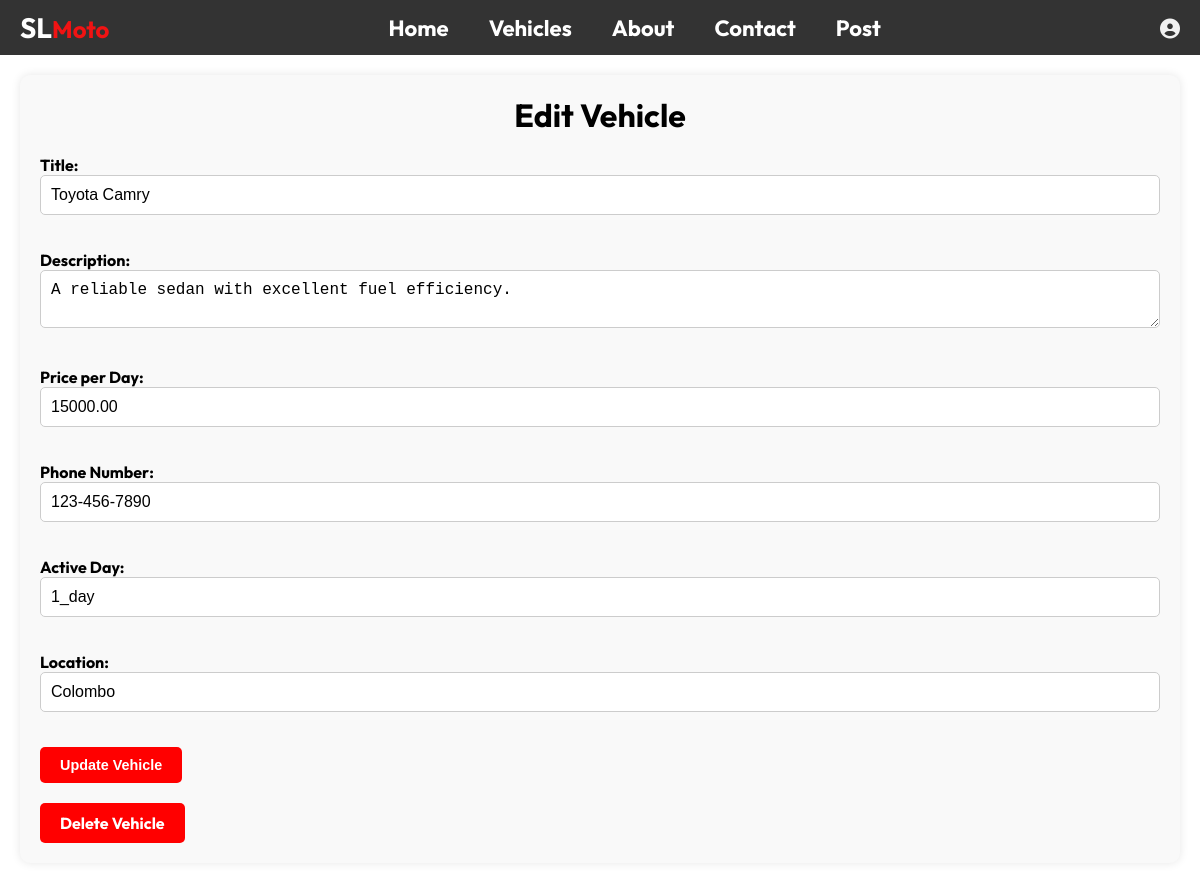
Screenshot of /edit_vehicle.php?id=1 (signed in) with the database file from the repository.
### tables this page shows
CREATE TABLE `vehicles` (
  `Id` int(11) NOT NULL,
  `Title` text NOT NULL,
  `Description` text NOT NULL,
  `Price` decimal(18,2) NOT NULL,
  `Image` text NOT NULL,
  `Phone_Number` text NOT NULL,
  `Time_Duration` text NOT NULL,
  `User_Name` text NOT NULL,
  `User_Email` text NOT NULL,
  `Location` text NOT NULL,
  `Status` text NOT NULL
);

### edit_vehicle.php (the view, shortened to what this page needs)
<?php
$vehicle_id = $_GET['id'];
$conn = Conn::GetConnection();
$stmt = $conn->prepare("SELECT * FROM Vehicles WHERE Id = :vehicle_id AND User_Email = :user_email");
$stmt->bindParam(':vehicle_id', $vehicle_id);
$stmt->bindParam(':user_email', $_SESSION['email']);
$stmt->execute();
$vehicle = $stmt->fetch(PDO::FETCH_ASSOC);
?>
<!DOCTYPE html>
<html lang="en">
<head>
    <link rel="stylesheet" href="Css/homepage.css">
    <link rel="stylesheet" href="Css/edit_vehicle.css">
    <link rel="stylesheet" href="https://cdnjs.cloudflare.com/ajax/libs/font-awesome/6.5.1/css/all.min.css">
</head>
<body>
    <nav class="navbar">
        <div class="navbar-container">
            <div class="brand">
                <a href="#">SL<Span class="subbrand">Moto</Span></a>
            </div>
            <ul class="nav-links">
                <li><a href="./Home.php">Home</a></li>
                <li><a href="./allvehicle.php">Vehicles</a></li>
                <li><a href="#">About</a></li>
                <li><a href="#">Contact</a></li>
                <li><a href="Php/add_vehicle_form.php">Post</a></li>
            </ul>
            <div class="account">
                <?php
                if (isset($_SESSION['user_id'])) {
                    echo '<div class="dropdown">';
                    echo '<button class="dropbtn"><i class="fas fa-user-circle"></i></button>';
                    echo '</div>';
                } else {
                    echo '<a href="Php/login.php" class="login-btn">Login/Register</a>';
                }
                ?>
            </div>
        </div>
    </nav>
    <div class="wrapper">
        <div class="container">
            <h1>Edit Vehicle</h1>
            <form action="" method="POST" enctype="multipart/form-data">
                <label for="title">Title:</label>
                <input type="text" id="title" name="title" value="<?php echo $vehicle['Title']; ?>" required><br><br>
                <label for="description">Description:</label>
                <textarea id="description" name="description" required><?php echo $vehicle['Description']; ?></textarea><br><br>
                <label for="price">Price per Day:</label>
                <input type="number" id="price" name="price" value="<?php echo $vehicle['Price']; ?>" required><br><br>
                <label for="phone_number">Phone Number:</label>
                <input type="tel" id="phone_number" name="phone_number" value="<?php echo $vehicle['Phone_Number']; ?>" required><br><br>
                <label for="time_duration">Active Day:</label>
                <input type="text" id="time_duration" name="time_duration" value="<?php echo $vehicle['Time_Duration']; ?>" required><br><br>
                <label for="location">Location:</label>
                <input type="text" id="location" name="location" value="<?php echo $vehicle['Location']; ?>" required><br><br>
                <input type="submit" style="font-weight:700;font-size:0.9rem" value="Update Vehicle">
            </form>
            <div class="actions">
                <a href="delete_vehicle.php?id=<?php echo $vehicle_id; ?>">Delete Vehicle</a>
            </div>
        </div>
    </div>
</body>
</html>

### Css/homepage.css (style rules this page uses)
* { margin: 0; padding: 0; box-sizing: border-box; }
body { font-family: "Outfit"; font-weight: 700; }
.navbar { background-color: #333; color: #fff; padding: 10px 20px; font-size: 2.5vmin; }
.navbar-container { display: flex; justify-content: space-between; align-items: center; }
.brand a { font-size: 1.75rem; font-weight: bold; text-decoration: none; color: #fff; }
.subbrand { color: #f11313; font-size: 1.5rem; }
.nav-links { display: flex; list-style: none; }
.nav-links li { position: relative; margin-right: 20px; margin-left: 20px; }
.nav-links li a { text-decoration: none; color: #fff; transition: color 0.3s ease; }
.dropdown { position: relative; display: inline-block; }
.dropbtn { background-color: transparent; color: #f1f1f1; font-size: 20px; border: none; cursor: pointer; }

### Css/edit_vehicle.css (style rules this page uses)
.wrapper { max-width: 1200px; margin: 20px auto; padding: 0 20px; }
.container { background-color: #f9f9f9; padding: 20px; border-radius: 10px; box-shadow: 0 0 10px rgba(0,0,0,0.1); }
h1 { text-align: center; margin-bottom: 20px; }
.actions { margin-top: 20px; }
.actions a { display: inline-block; padding: 8px 16px; margin-right: 10px; background-color: red; color: #fff; text-decoration: none; border-radius: 5px; transition: background-color 0.3s ease; }
input[type="text"], input[type="number"], input[type="tel"], textarea { width: 100%; padding: 10px; margin-bottom: 15px; border: 1px solid #ccc; border-radius: 5px; box-sizing: border-box; font-size: 16px; }
input[type="submit"], .actions a { display: inline-block; padding: 10px 20px; background-color: red; color: #fff; text-decoration: none; border: none; border-radius: 5px; cursor: pointer; transition: background-color 0.3s ease; }

### rows the page displays
vehicles: title "Toyota Camry", description "A reliable sedan with excellent fuel efficiency.", price "15000.00", phone_number "123-456-7890", time_duration "1_day", location "Colombo"
